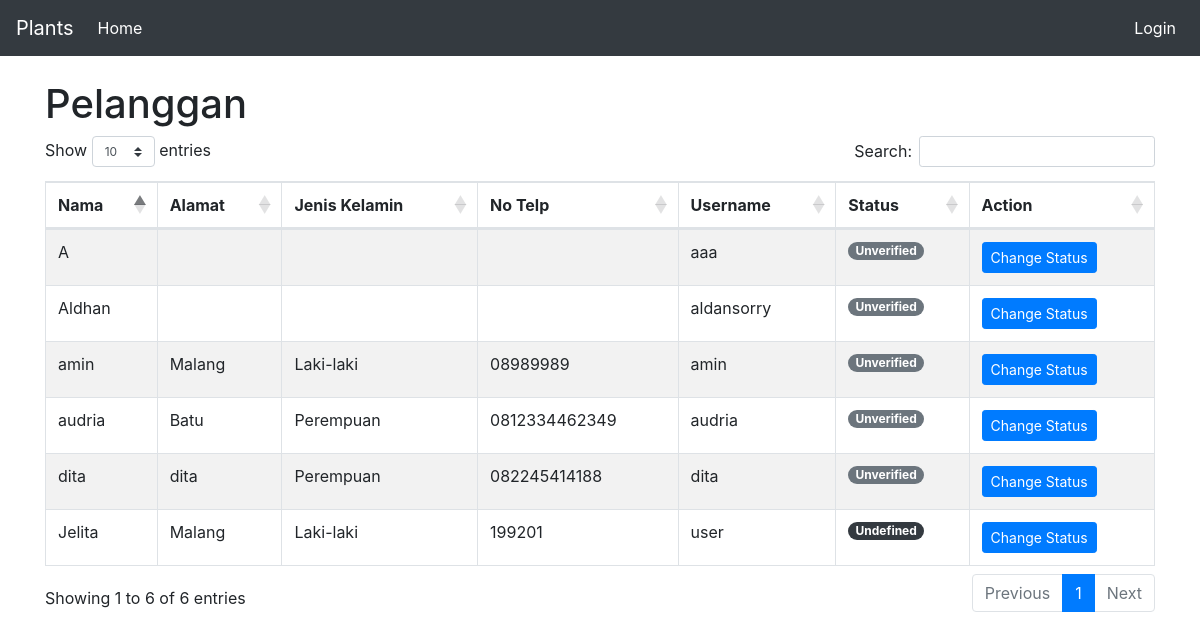
The app's page /index.php/pelanggan with its own data.
### tables this page shows
CREATE TABLE `pelanggan` (
  `id` int(11) NOT NULL,
  `nama` varchar(64) NOT NULL,
  `alamat` varchar(128) NOT NULL,
  `jeniskelamin` enum('Laki-laki','Perempuan') DEFAULT NULL,
  `nohp` varchar(16) NOT NULL,
  `email` varchar(64) NOT NULL,
  `username` varchar(64) NOT NULL,
  `password` varchar(255) NOT NULL,
  `image` varchar(255) NOT NULL,
  `status` int(11) NOT NULL DEFAULT '1',
  `status_comment` varchar(255) DEFAULT NULL,
  `datecreated` datetime NOT NULL DEFAULT CURRENT_TIMESTAMP,
  `isdeleted` varchar(255) DEFAULT NULL
);

### application/controllers/Pelanggan.php (called while the page is built, shortened)
<?php
class Pelanggan extends CI_Controller {
	public function __construct()
	{
		$this->load->model('Pelanggan_model');
	}
	public function index()
	{
		$data['pelanggan'] = $this->Pelanggan_model->getData();
		$this->load->view('pelanggan/pelanggan',$data);
	}
}

### index.php (called while the page is built, shortened)
<?php
require_once BASEPATH.'core/CodeIgniter.php';

### application/models/Pelanggan_model.php (called while the page is built, shortened)
<?php
class Pelanggan_model extends CI_Model {
	public function getData()
	{
		$this->db->select('*');
		$this->db->from("pelanggan");
		$query = $this->db->get();
		return $query->result_array();
	}
}

### application/views/pelanggan/pelanggan.php (the view, shortened to what this page needs)
<main role="main" class="container">
	<h1>Pelanggan</h1>
	<table class="table table-striped table-bordered" width="100%" id="example">
		<thead>
			<tr>
				<th>Nama</th>
				<th>Alamat</th>
				<th>Jenis Kelamin</th>
				<th>No Telp</th>
				<th>Username</th>
				<th>Status</th>
				<th>Action</th>
			</tr>
		</thead>
		<tbody>
			<?php foreach ($pelanggan as $key => $value): ?>
				<tr>
					<td><?php echo $value['nama'] ?></td>
					<td><?php echo $value['alamat'] ?></td>
					<td><?php echo $value['jeniskelamin'] ?></td>
					<td><?php echo $value['nohp'] ?></td>
					<td><?php echo $value['username'] ?></td>
					<td>
						<?php
						switch ($value['status']) {
							case 1:
							echo '<span class="badge badge-pill badge-secondary">Unverified</span>';
							break;
							default:
							echo '<span class="badge badge-pill badge-dark">Undefined</span>';
							break;
						} ?>
					</td>
					<td>
						<button type="button" class="btn btn-sm btn-primary" data-toggle="modal" data-target="#modal-change-status" data-id="<?php echo $value['id'] ?>">
							Change Status
						</button>
					</td>
				</tr>
			<?php endforeach ?>
		</tbody>
	</table>
</main>

### application/views/header.php (style rules this page uses)
body { min-height: 75rem; }

### records on screen
pelanggan: nama "Jelita", alamat "Malang", jeniskelamin "Laki-laki", nohp "199201", username "user", status "Undefined"
pelanggan: nama "A", username "aaa", status "Unverified"
pelanggan: nama "Aldhan", username "aldansorry", status "Unverified"
pelanggan: nama "dita", alamat "dita", jeniskelamin "Perempuan", nohp "082245414188", username "dita", status "Unverified"
pelanggan: nama "amin", alamat "Malang", jeniskelamin "Laki-laki", nohp "08989989", username "amin", status "Unverified"
pelanggan: nama "audria", alamat "Batu", jeniskelamin "Perempuan", nohp "0812334462349", username "audria", status "Unverified"
